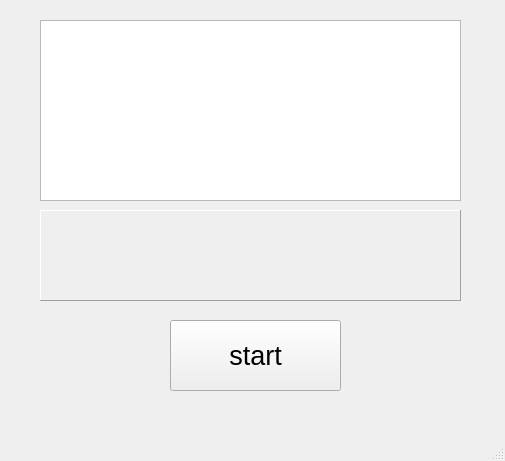
<?xml version="1.0" encoding="UTF-8"?>
<ui version="4.0">
 <class>MainWindow</class>
 <widget class="QMainWindow" name="MainWindow">
  <property name="geometry">
   <rect>
    <x>0</x>
    <y>0</y>
    <width>505</width>
    <height>461</height>
   </rect>
  </property>
  <property name="windowTitle">
   <string>MainWindow</string>
  </property>
  <widget class="QWidget" name="centralwidget">
   <widget class="QPushButton" name="Button">
    <property name="geometry">
     <rect>
      <x>170</x>
      <y>320</y>
      <width>171</width>
      <height>71</height>
     </rect>
    </property>
    <property name="font">
     <font>
      <pointsize>20</pointsize>
     </font>
    </property>
    <property name="text">
     <string>start</string>
    </property>
   </widget>
   <widget class="QListWidget" name="listWidget">
    <property name="geometry">
     <rect>
      <x>40</x>
      <y>20</y>
      <width>421</width>
      <height>181</height>
     </rect>
    </property>
    <property name="font">
     <font>
      <pointsize>20</pointsize>
     </font>
    </property>
   </widget>
   <widget class="QLabel" name="label">
    <property name="geometry">
     <rect>
      <x>40</x>
      <y>210</y>
      <width>421</width>
      <height>91</height>
     </rect>
    </property>
    <property name="font">
     <font>
      <pointsize>20</pointsize>
     </font>
    </property>
    <property name="frameShape">
     <enum>QFrame::Panel</enum>
    </property>
    <property name="frameShadow">
     <enum>QFrame::Raised</enum>
    </property>
    <property name="text">
     <string/>
    </property>
   </widget>
  </widget>
  <widget class="QMenuBar" name="menubar">
   <property name="geometry">
    <rect>
     <x>0</x>
     <y>0</y>
     <width>505</width>
     <height>21</height>
    </rect>
   </property>
  </widget>
  <widget class="QStatusBar" name="statusbar"/>
 </widget>
 <resources/>
 <connections/>
</ui>
